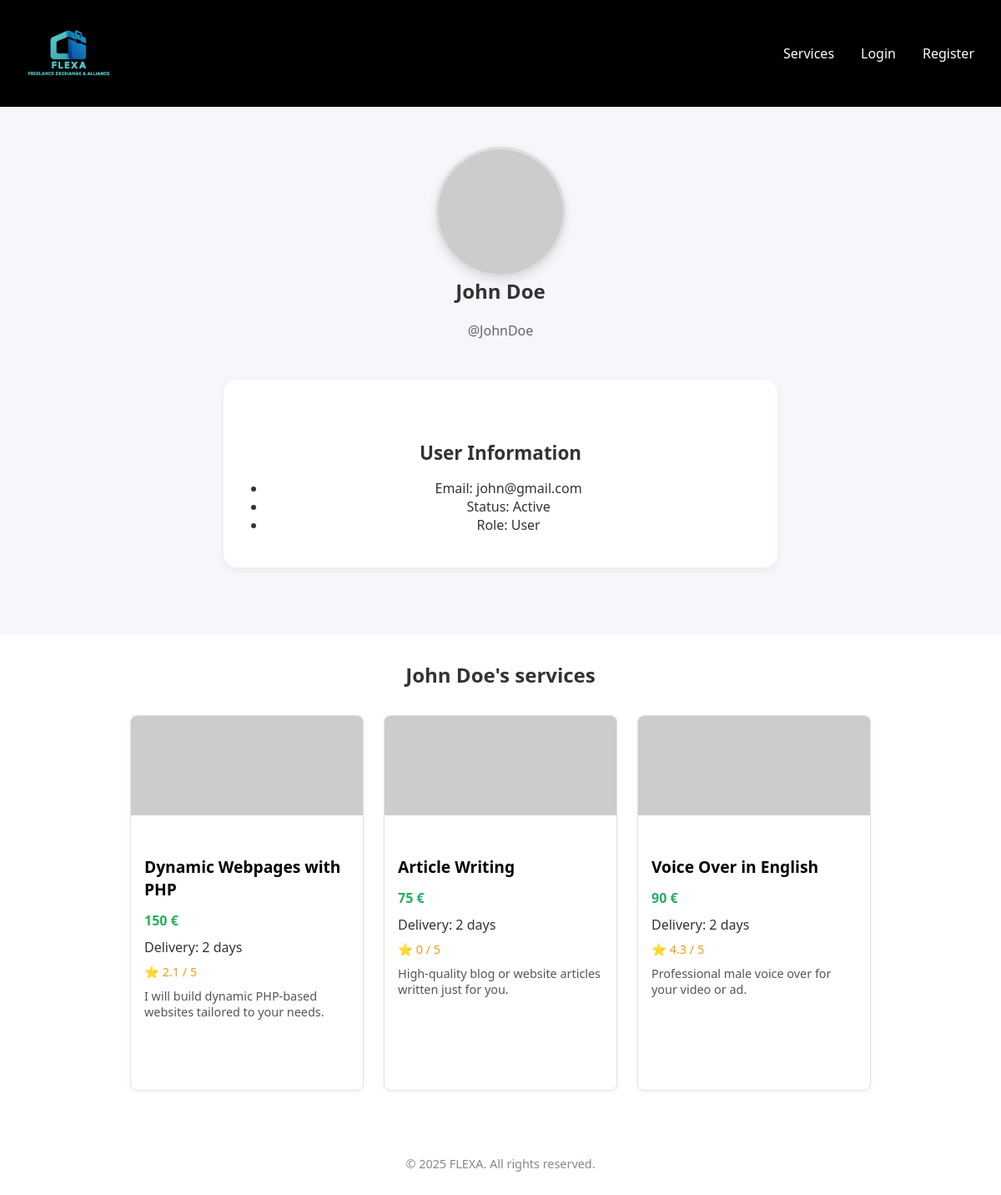
Page /pages/user.php?id=2 on the earlier database version.
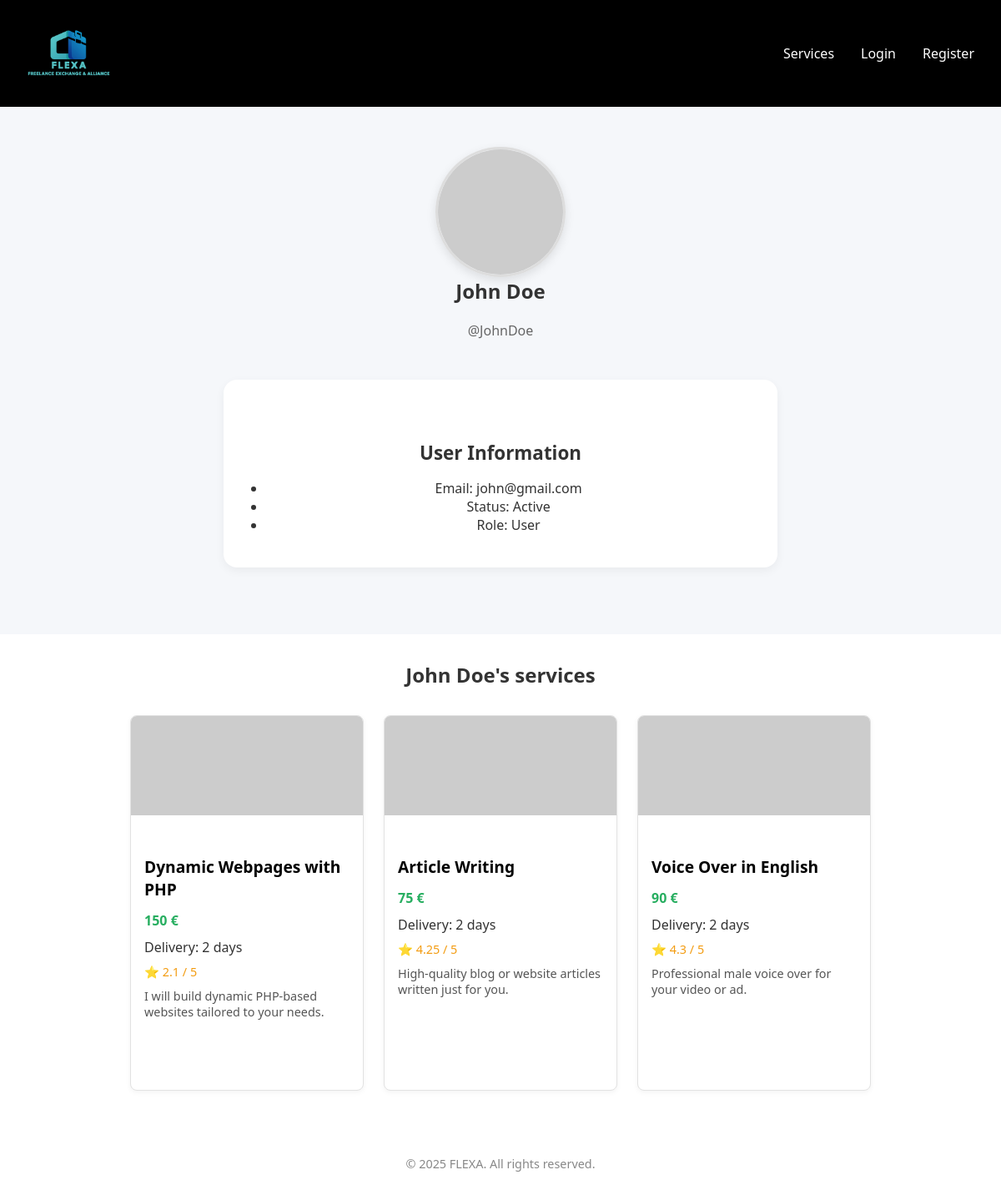
Same page on the later database version.
### tables this page shows
CREATE TABLE User
(
    userId            INTEGER,
    name              NVARCHAR(255),
    username          VARCHAR(255),
    email             VARCHAR(255),
    password          VARCHAR(255),
    isAdmin           BOOLEAN     DEFAULT 0,
    profilePictureURL VARCHAR(1023),
    status            VARCHAR(15) DEFAULT 'inactive',

    CONSTRAINT User_PK PRIMARY KEY (userId),
    CONSTRAINT User_email_unique UNIQUE (email),
    CONSTRAINT User_username_unique UNIQUE (username),
    CONSTRAINT User_name_NN CHECK (name IS NOT NULL),
    CONSTRAINT User_username_NN CHECK (username IS NOT NULL),
    CONSTRAINT User_email_NN CHECK (email IS NOT NULL),
    CONSTRAINT User_password_NN CHECK (password IS NOT NULL),
    CONSTRAINT User_isAdmin_NN CHECK (isAdmin IS NOT NULL),
    CONSTRAINT User_status_NN CHECK (status IS NOT NULL),
    CONSTRAINT User_isAdmin_CK CHECK (isAdmin IN (0, 1)),
    CONSTRAINT User_status_CK CHECK (status IN ('active', 'inactive'))
);

CREATE TABLE Service
(
    serviceId    INTEGER,
    freelancerId INTEGER,
    categoryId   INTEGER,
    title        VARCHAR(255),
    price        DECIMAL(10, 2),
    deliveryTime INTEGER,
    description  TEXT,
    about        TEXT,
    status       VARCHAR(15),
    rating       DECIMAL(2, 1) DEFAULT 0,

    CONSTRAINT Service_PK PRIMARY KEY (serviceId),
    CONSTRAINT Service_freelancerId_NN CHECK (freelancerId IS NOT NULL),
    CONSTRAINT Service_title_NN CHECK (title IS NOT NULL),
    CONSTRAINT Service_price_NN CHECK (price IS NOT NULL),
    CONSTRAINT Service_deliveryTime_NN CHECK (deliveryTime IS NOT NULL),
    CONSTRAINT Service_description_NN CHECK (description IS NOT NULL),
    CONSTRAINT Service_status_NN CHECK (status IS NOT NULL),
    CONSTRAINT Service_rating_NN CHECK (rating IS NOT NULL),
    CONSTRAINT Service_freelancer_FK FOREIGN KEY (freelancerId) REFERENCES User (userId) ON UPDATE CASCADE,
    CONSTRAINT Service_category_FK FOREIGN KEY (categoryId) REFERENCES ServiceCategory (serviceCategoryId) ON DELETE SET NULL ON UPDATE CASCADE,
    CONSTRAINT Service_deliveryTime_check CHECK (deliveryTime > 0),
    CONSTRAINT Service_status_CK CHECK (status IN ('active', 'inactive', 'deleted')),
    CONSTRAINT Service_rating_CK CHECK (rating BETWEEN 0 AND 5)
);

### model/user.class.php (called while the page is built, shortened)
<?php
class User
{
    private string $name;
    private string $username;
    private string $email;
    private bool $isAdmin;
    private string $profilePicture;
    private string $status;
    public function __construct(
        int    $id,
        string $name,
        string $username,
        string $email,
        string $password,
        bool   $isAdmin,
        string $profilePicture,
        string $status
    )
    {
        $this->name = $name;
        $this->username = $username;
        $this->email = $email;
        $this->isAdmin = $isAdmin;
        $this->profilePicture = $profilePicture;
        $this->status = $status;
    }
    public function getName(): string
    {
        return $this->name;
    }
    public function getUsername(): string
    {
        return $this->username;
    }
    public function getEmail(): string
    {
        return $this->email;
    }
    public function isAdmin(): bool
    {
        return $this->isAdmin;
    }
    public function getProfilePicture(): string
    {
        return $this->profilePicture;
    }
    public function getStatus(): string
    {
        return $this->status;
    }
    public static function getUserById(PDO $db, int $id): ?User
    {
        $stmt = $db->prepare("SELECT * FROM User WHERE userId = :id");
        $stmt->bindParam(":id", $id);
        $stmt->execute();
        $data = $stmt->fetch();
        return new User(
            intval($data['userId']),
            $data['name'],
            $data['username'],
            $data['email'],
            $data['password'],
            boolval($data['isAdmin']),
            $data['profilePictureURL'],
            $data['status']
        );
    }
}

### model/service.class.php (called while the page is built, shortened)
<?php
class Service
{
    private int $id;
    private string $title;
    private float $price;
    private int $deliveryTime;
    private string $description;
    private float $rating;
    private array $images;
    public function __construct(
        int    $id,
        int    $freelancerId,
        int    $categoryId,
        string $title,
        float  $price,
        int    $deliveryTime,
        string $description,
        string $about,
        string $status,
        float  $rating,
        array  $images
    )
    {
        $this->id = $id;
        $this->title = $title;
        $this->price = $price;
        $this->deliveryTime = $deliveryTime;
        $this->description = $description;
        $this->rating = $rating;
        $this->images = $images;
    }
    public static function getServicesByUserId(PDO $db, int $user_id): array
    {
        $stmt = $db->prepare("
        SELECT * FROM Service
        WHERE freelancerId = :user_id AND status != 'deleted' ");
        $stmt->bindParam(':user_id', $user_id, PDO::PARAM_INT);
        $stmt->execute();
        $services = [];
        while ($row = $stmt->fetch()) {
            $serviceId = intval($row['serviceId']);
            $imageStmt = $db->prepare('SELECT mediaURL FROM ServiceMedia WHERE serviceId = :serviceId');
            $imageStmt->bindParam(':serviceId', $serviceId, PDO::PARAM_INT);
            $imageStmt->execute();
            $images = $imageStmt->fetchAll(PDO::FETCH_COLUMN);
            $services[] = new Service(
                $serviceId,
                intval($row['freelancerId']),
                isset($row['categoryId']) ? intval($row['categoryId']) : null,
                $row['title'],
                floatval($row['price']),
                intval($row['deliveryTime']),
                $row['description'],
                $row['about'],
                $row['status'],
                floatval($row['rating']),
                $images
            );
        }
        return $services;
    }
    public function getId(): int
    {
        return $this->id;
    }
    public function getTitle(): string
    {
        return $this->title;
    }
    public function getPrice(): float
    {
        return $this->price;
    }
    public function getDeliveryTime(): int
    {
        return $this->deliveryTime;
    }
    public function getDescription(): string
    {
        return $this->description;
    }
    public function getRating(): float
    {
        return $this->rating;
    }
    public function getImages(): array
    {
        return $this->images;
    }
}

### templates/user.tpl.php (the view, shortened to what the rows shown need)
<?php
require_once(__DIR__ . '/../model/user.class.php');
require_once(__DIR__ . '/../model/service.class.php');
function drawUserProfile(User $user): void
{ ?>
    <section class="section profile-section">
        <div class="profile-header">
            <img src="<?= htmlspecialchars($user->getProfilePicture()) ?>" alt="Profile Picture"
                 class="profile-picture-large">
            <h2><?= htmlspecialchars($user->getName()) ?></h2>
            <p class="profile-username">@<?= htmlspecialchars($user->getUsername()) ?></p>
        </div>
        <div class="container">
            <div class="profile-card">
                <h3 class="card-title">User Information</h3>
                <ul class="profile-info">
                    <li><span>Email:</span> <?= htmlspecialchars($user->getEmail()) ?></li>
                    <li><span>Status:</span> <?= htmlspecialchars(ucfirst($user->getStatus())) ?></li>
                    <li><span>Role:</span> <?= $user->isAdmin() ? 'Admin' : 'User' ?></li>
                </ul>
            </div>
        </div>
    </section>
<?php } ?>
<?php function drawUserServices(User $user, array $services): void
{
    ?>
    <section class="user-services-section">
        <div class="category-container">
            <h3 class="section-category-title"><?= htmlspecialchars($user->getName()) ?>'s services</h3>
            <div class="service-grid">
                <?php foreach ($services as $service): ?>
                    <article class="service-display">
                        <div class="service-slider"
                             data-service-id="<?= htmlspecialchars((string)$service->getId()) ?>">
                            <div class="slider-images">
                                <?php foreach ($service->getImages() as $index => $imgURL): ?>
                                    <a href="/pages/service_detail.php?id=<?= htmlspecialchars((string)$service->getId()) ?>">
                                        <img src="<?= htmlspecialchars($imgURL) ?>"
                                             alt="Service image <?= $index + 1 ?>"
                                             class="slider-image<?= $index === 0 ? ' active' : '' ?>">
                                    </a>
                                <?php endforeach; ?>
                            </div>
                        </div>
                        <div class="service-info">
                            <a href="/pages/service_detail.php?id=<?= htmlspecialchars((string)$service->getId()) ?>">
                                <h3 class="service-title"><?= htmlspecialchars($service->getTitle()) ?></h3>
                            </a>
                            <p class="service-price"><?= htmlspecialchars(strval($service->getPrice())) ?> €</p>
                            <p class="service-delivery">
                                Delivery: <?= htmlspecialchars(strval($service->getDeliveryTime())) ?> days</p>
                            <p class="service-rating">⭐ <?= htmlspecialchars(strval($service->getRating())) ?> / 5</p>
                            <p class="service-description"><?= htmlspecialchars($service->getDescription()) ?></p>
                        </div>
                    </article>
                <?php endforeach; ?>
            </div>
        </div>
    </section>
<?php } ?>

Differences in the rows shown:
changed service "Article Writing": rating "0" → "4.25"
